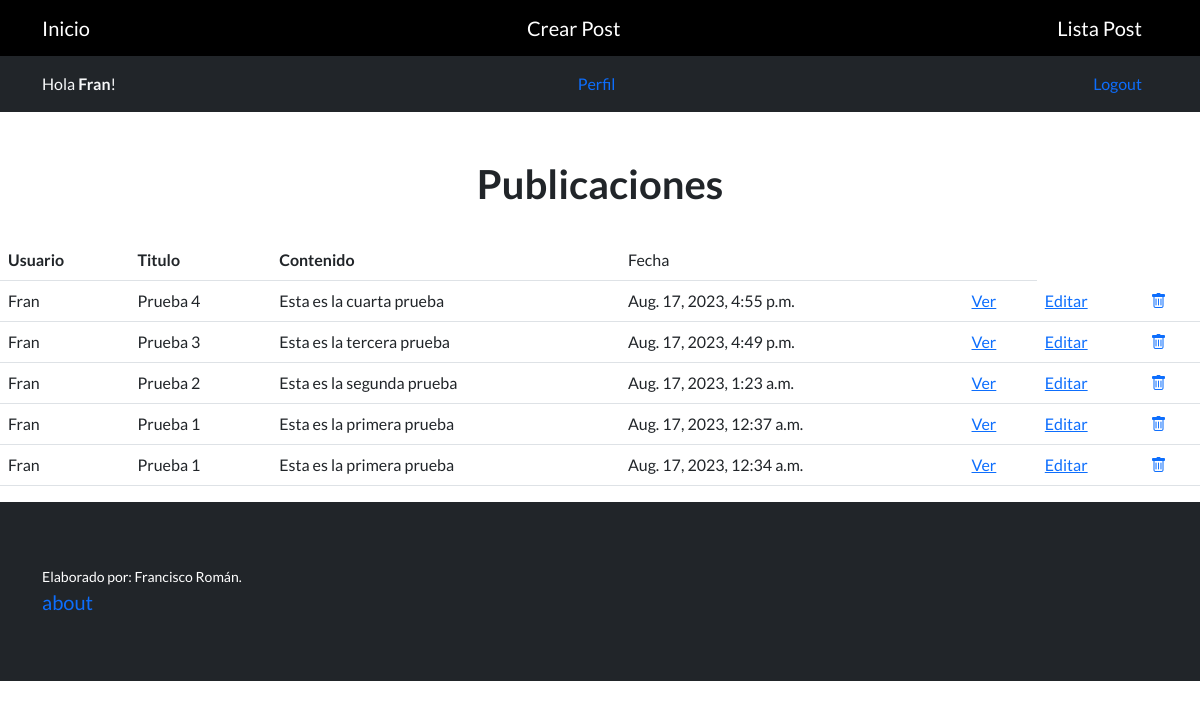
The app's page /PublicacionLista/ (signed in), older data.
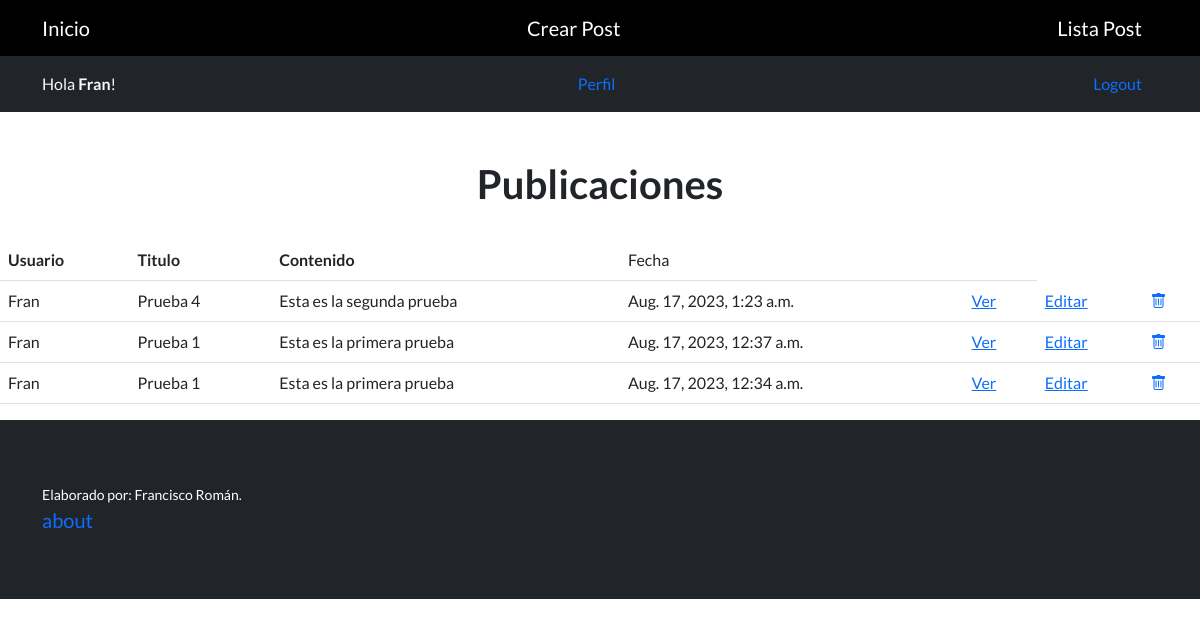
The same page, newer data.
### App_control/models.py (models this page shows, shortened)
class Publicacion(models.Model):
    usuario = models.ForeignKey(User, on_delete=models.CASCADE, null=True, blank=True)
    titulo = models.CharField(max_length=200)
    contenido = models.TextField(null=True, blank=True)
    fechaPublicacion = models.DateTimeField(auto_now_add=True)
    imagencontenido = models.ImageField(null=True, blank=True, upload_to="imagenes/")
    class Meta:
        ordering = ['usuario', '-fechaPublicacion']

### App_control/views.py (the view)
# urls.py: path('PublicacionLista/', PublicacionLista.as_view(), name='ListaPost'),
class PublicacionLista(LoginRequiredMixin, ListView):
    model = Publicacion
    template_name = 'App_control/ListaPublicacion.html'
    login_url = '/login/'

### App_control/templates/App_control/ListaPublicacion.html
{% extends 'App_control/base.html' %}
{% block content %}
<br>
<br>
<div class="container text-center">
    <h1>Publicaciones</h1>
</div>
<br>
<table class="table">
    <tbody>
      <tr>
        <th>Usuario</th>
        <th>Titulo</th>
        <th>Contenido</th>
        <td>Fecha</td>
        <td></td>
      </tr>
      {% for publicacion in object_list %}
      <tr>
        <td>{{ publicacion.usuario }}</td>
        <td>{{ publicacion.titulo }}</td>
        <td>{{ publicacion.contenido }}</td>
        <td>{{ publicacion.fechaPublicacion}}</td>
             <td>
          <a href="{% url 'DetallePost' publicacion.id%}">Ver</a>
        </td>
        <td>
          <a href="{% url 'UpdatePost' publicacion.id %}">Editar</a>
        </td>
        <td>
          <a href="{% url 'DeletePost' publicacion.id %}">
            <i class="bi bi-trash"></i>
          </a>
        </td>
      </tr>
      {% endfor %}
    </tbody>
  </table>
{% endblock %}

Row changes from the older to the newer data that the page shows:
removed Publicacion: usuario "Fran", titulo "Prueba 4", contenido "Esta es la cuarta prueba", fechaPublicacion "Aug. 17, 2023, 4:55 p.m."
removed Publicacion: usuario "Fran", titulo "Prueba 3", contenido "Esta es la tercera prueba", fechaPublicacion "Aug. 17, 2023, 4:49 p.m."
changed Publicacion "Esta es la segunda prueba": titulo "Prueba 2" → "Prueba 4"
